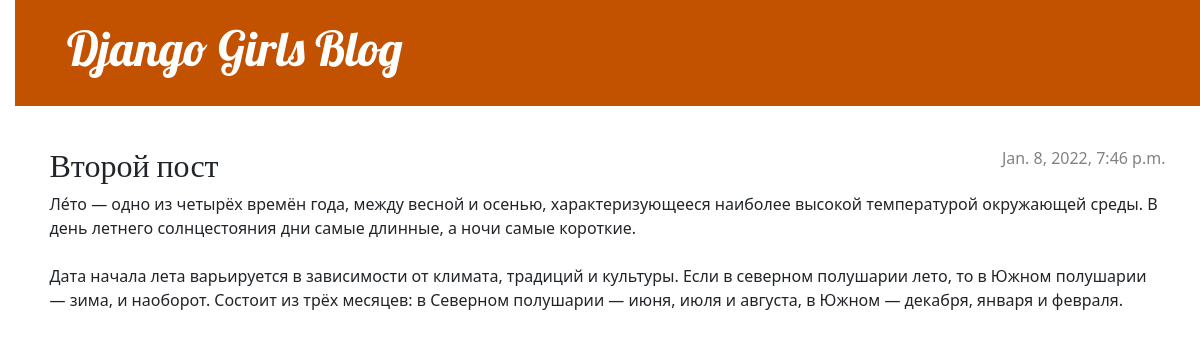
The app's page /post/1/ with its own data.
### blog/models.py (models this page shows, shortened)
class Post(models.Model):
    author = models.ForeignKey(settings.AUTH_USER_MODEL, on_delete=models.CASCADE)
    title = models.CharField(max_length=200)
    text = models.TextField()
    created_date = models.DateTimeField(default=timezone.now)
    published_date = models.DateTimeField(blank=True, null=True)

### blog/views.py (the view)
# urls.py: path('post/<int:pk>/', views.post_detail, name='post_detail'),
def post_detail(request, pk):
    post = get_object_or_404(Post, pk=pk)
    return render(request, 'blog/post_detail.html', {'post': post})

### templates/blog/post_detail.html (shortened to what this page needs)
{% extends 'blog/base.html' %}
{% block content %}
    <article class="post">
        {% if post.published_date %}
            <time class="date">
                {{ post.published_date }}
            </time>
        {% endif %}
        <h2>{{ post.title }}</h2>
        <p>{{ post.text|linebreaksbr }}</p>
    </article>
{% endblock %}

### blog/static/css/blog.css (style rules this page uses)
body { padding-left: 15px; }
h1, h2, h3, h4 { font-family: 'Lobster', cursive; }
.date { color: #828282; }
.post { margin-bottom: 70px; }
.post > .date, .post > .actions { float: right; }

### records on screen
Post: published_date "Jan. 8, 2022, 7:46 p.m.", title "Второй пост", text "Ле́то — одно из четырёх времён года, между весной и осенью, характеризующееся наиболее высокой температурой окружающей среды. В день летнего солнцестояния дни самые длинные, а ночи самые короткие. Дата начала лета варьируется в зависимости от климата, традиций и культуры. Если в северном полушарии лето, то в Южном полушарии — зима, и наоборот. Состоит из трёх месяцев: в Северном полушарии — июня, июля и августа, в Южном — декабря, января и февраля."
